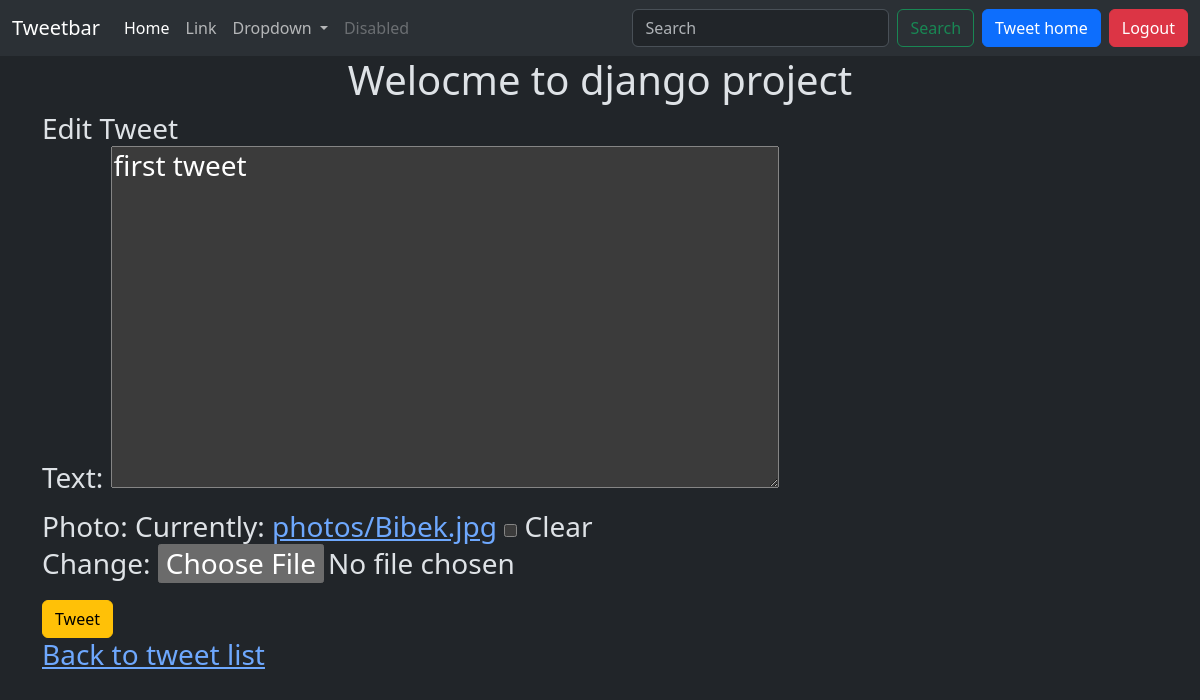
/tweet/2/edit/ (signed in), run on an earlier commit of the app's database.
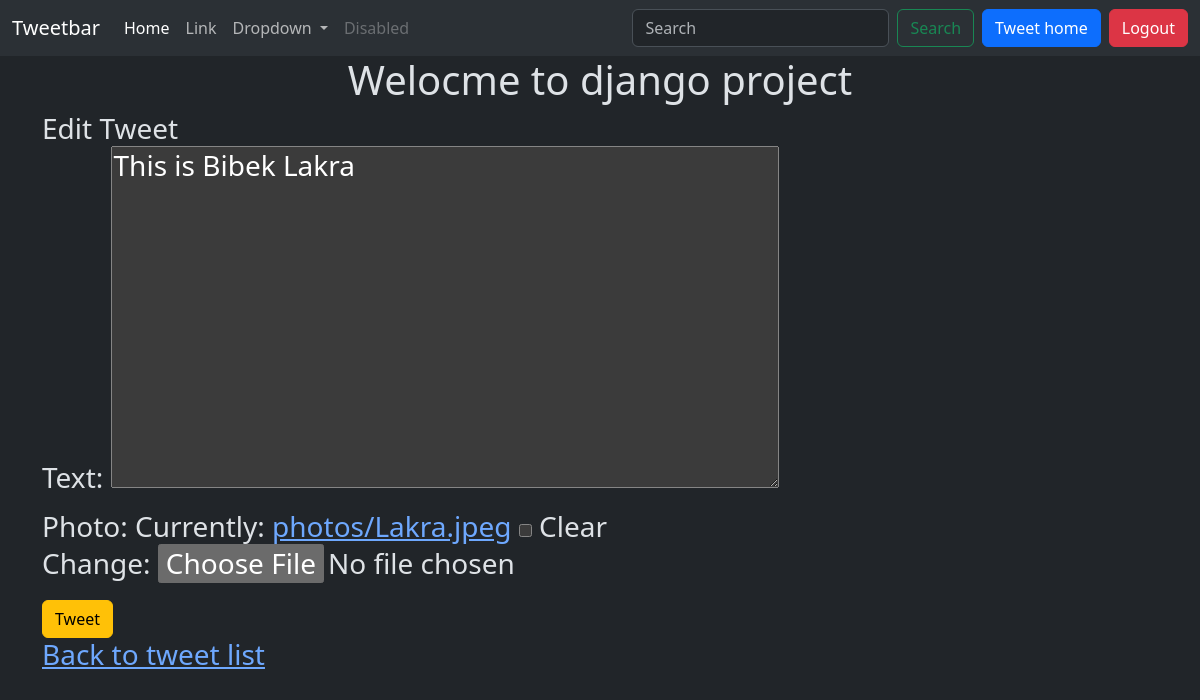
And on a later commit of the database.
### tweet/models.py (models this page shows, shortened)
class Tweet(models.Model):
    user=models.ForeignKey(User, on_delete=models.CASCADE)
    text=models.TextField(max_length=240)
    photo=models.ImageField(upload_to='photos/',
    blank=True,null=True)
    created_at = models.DateTimeField(auto_now_add=True)
    updated_at = models.DateTimeField(auto_now=True)

### tweet/views.py (the view)
# urls.py: path('<int:tweet_id>/edit/', views.tweet_edit, name='tweet_edit'),
@login_required
def tweet_edit(request, tweet_id):
    tweet=get_object_or_404(Tweet, pk=tweet_id, user=request.user)
    if request.method == "POST":
        form = TweetForm(request.POST, request.FILES, instance=tweet)
        if form.is_valid():
            tweet = form.save(commit=False)
            tweet.user = request.user
            tweet.save()
            return redirect('tweet_list')
    else:
        form=TweetForm(instance=tweet)
    return render(request, 'tweet_form.html',{'form':form})

### tweet/forms.py
class TweetForm(forms.ModelForm):
    class Meta:
        model = Tweet
        fields = ['text','photo']

### tweet/templates/tweet_form.html (shortened to what this page needs)
{% extends "layout.html" %}
{% block  content%}
<h1 class="text-center ">Welocme to django project</h1>
<h3>
    {% if form.instance.pk %} Edit Tweet
    {% else %} Create Tweet
    {% endif %}
    <form method="post" class="form" enctype="multipart/form-data">
        {{form.as_p}}
        <button class="btn btn-warning" type="submit"> Tweet</button>
    </form>
    <a href="{% url 'tweet_list' %}">Back to tweet list</a>
</h3>
{% endblock  %}

What changed in the data, as far as the page shows it:
changed Tweet: text "first tweet" → "This is Bibek Lakra"
Also different on the page:
text no longer shown: "Text: Photo: Currently: photos/Bibek.jpg Clear Change:"
text now shown: "Text: Photo: Currently: photos/Lakra.jpeg Clear Change:"
